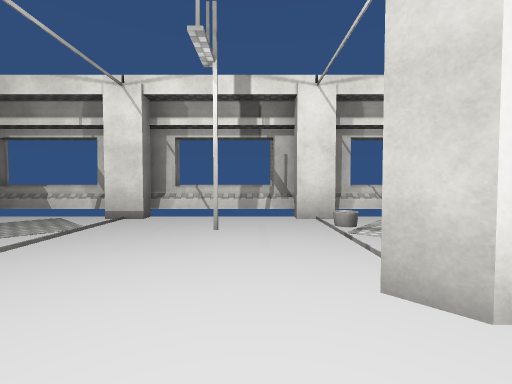
[1] (above)

24 first-person views from a walk through a 3-D level made in the Unity game engine. The camera is 1.5 m above the floor, tilts 2° down and sees 90° across. The floor is counted in squares, 2 m on a side. Each view is taken from the middle of a square. On the plan, view 1 faces up. The plan holds only what a view shows up to about 9 squares ahead; the rest is blank. The place goes on beyond the plan. The player character is not drawn. Surface patterns are stand-ins for the level's own textures.

[2]
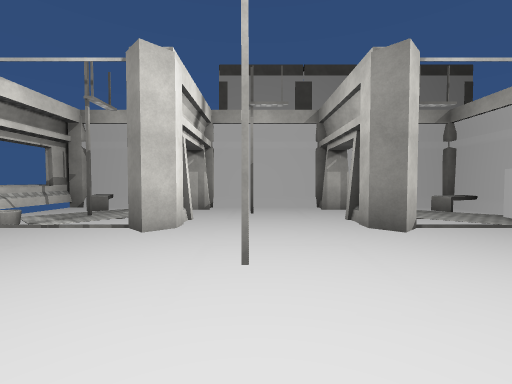

[3]
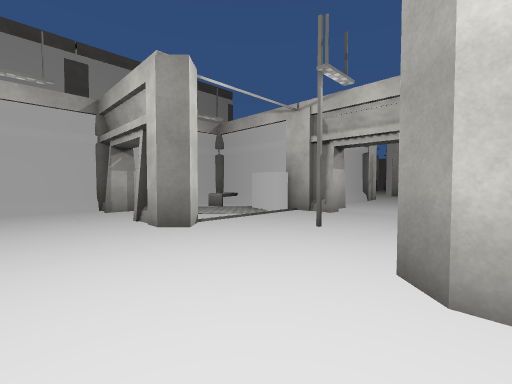

[4]
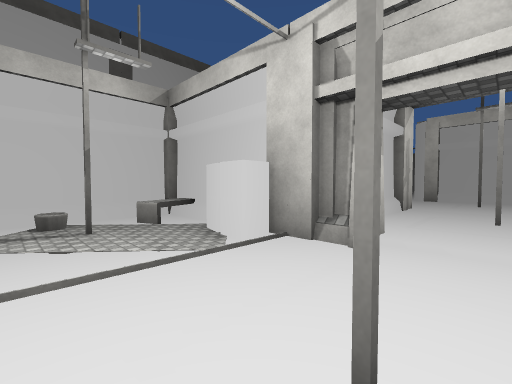

[5]
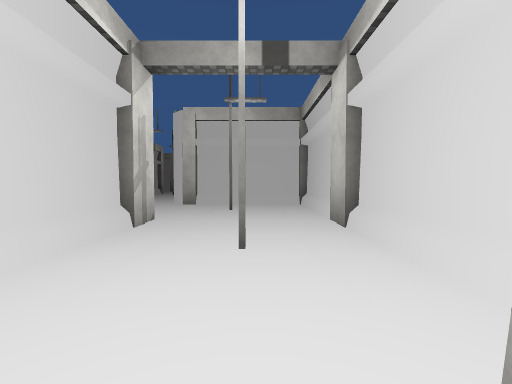

[6]
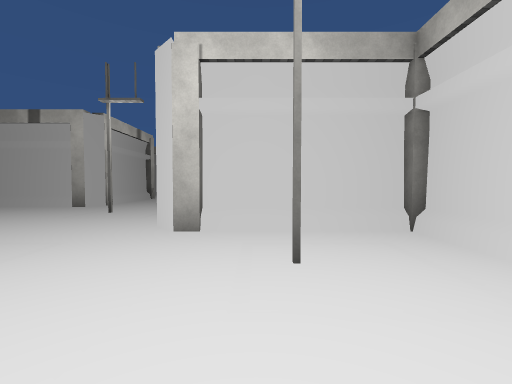

[7]
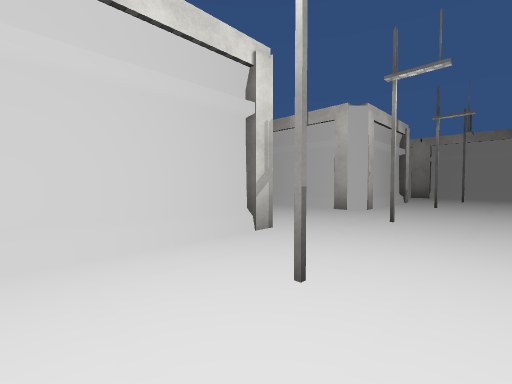

[8]
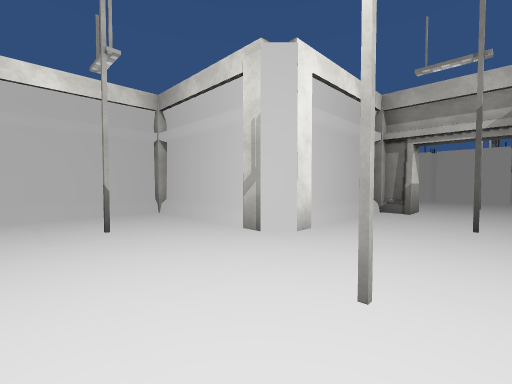

[9]
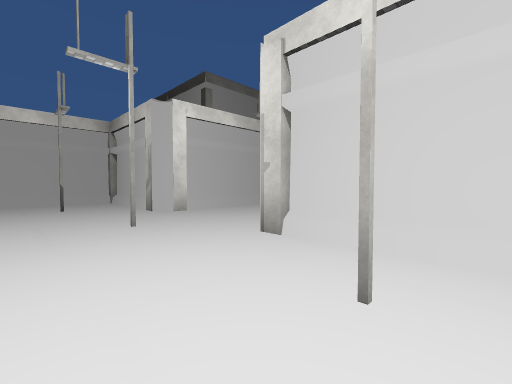

[10]
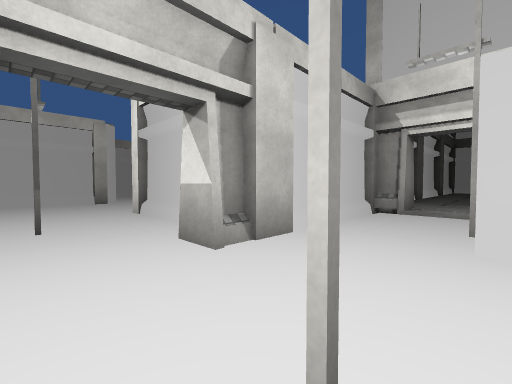

[11]
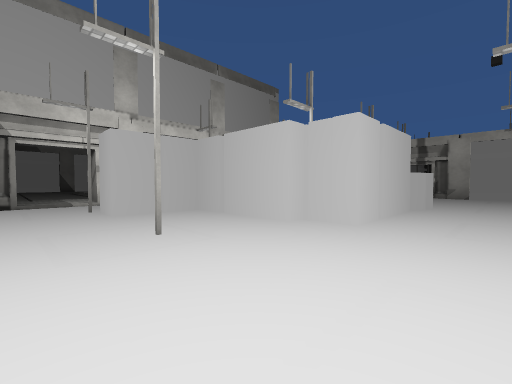

[12]
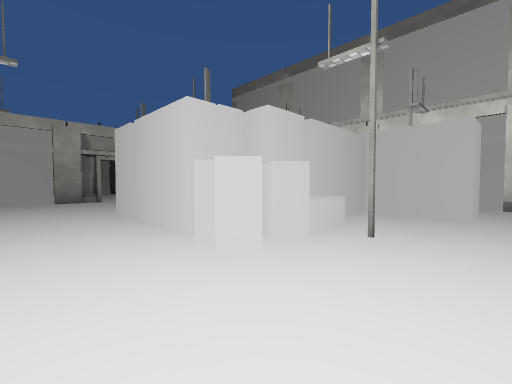

[13]
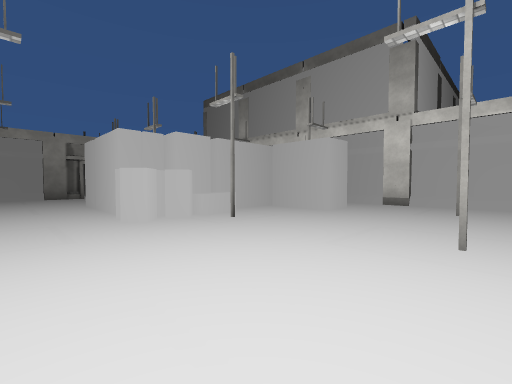

[14]
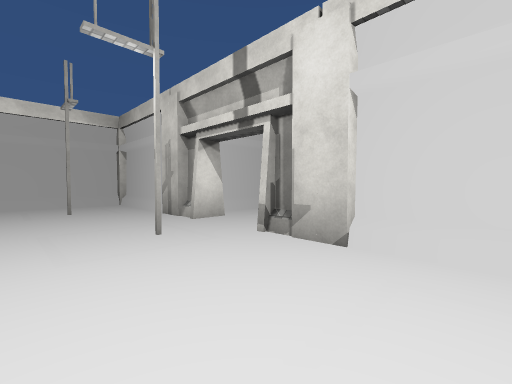

[15]
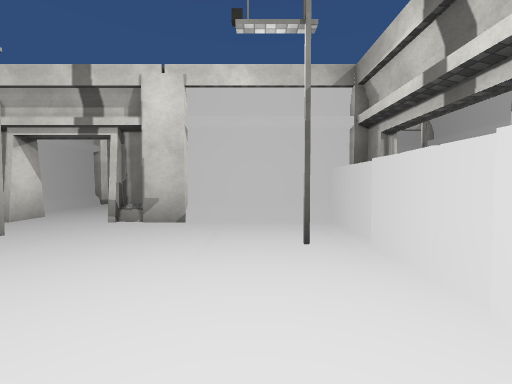

[16]
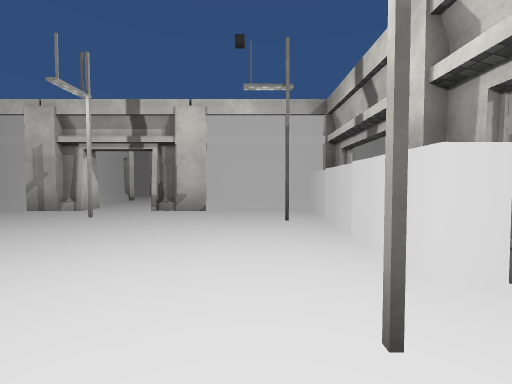

[17]
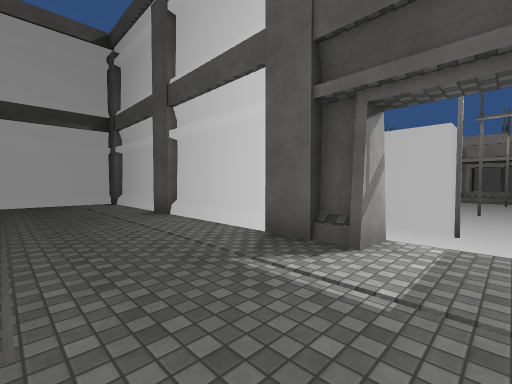

[18]
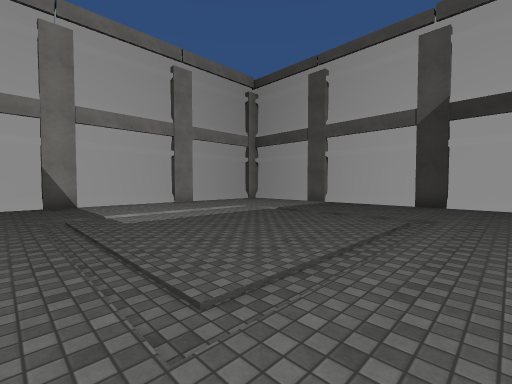

[19]
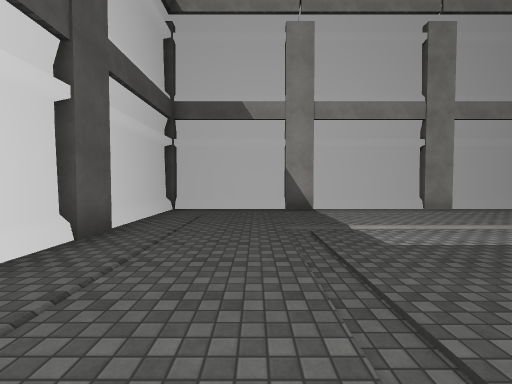

[20]
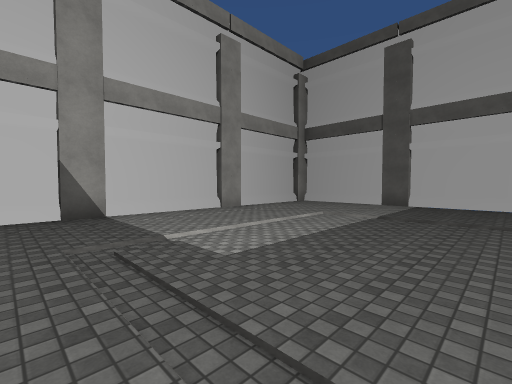

[21]
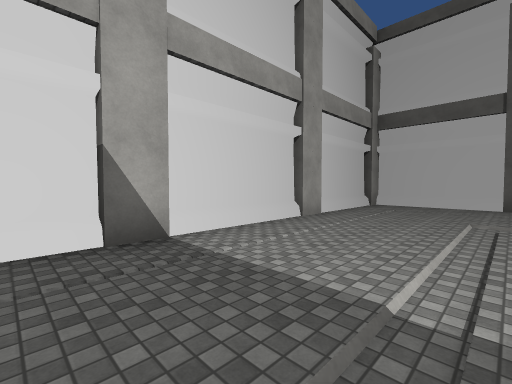

[22]
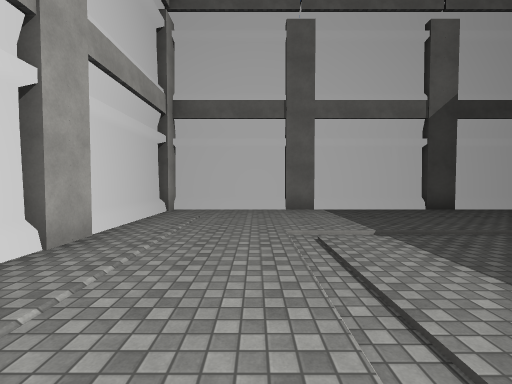

[23]
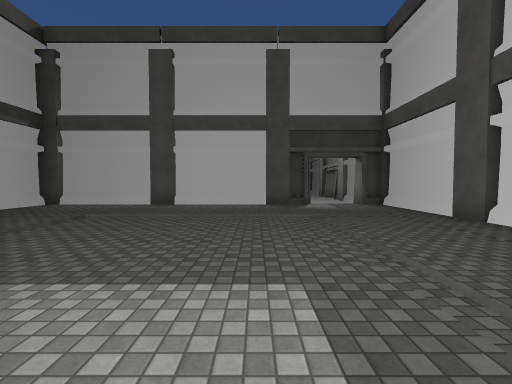

[24]
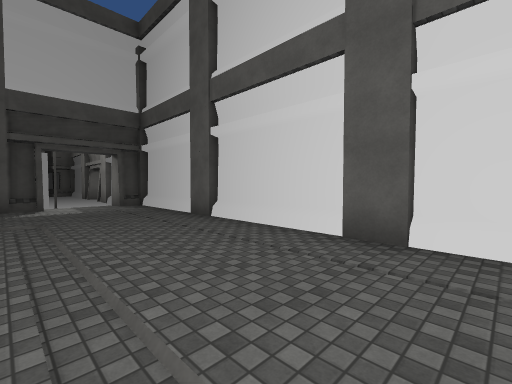

### Floor plan
Key: @ floor where view 1 was taken; # wall or solid block; . main floor; : floor 0.25 m higher than the main floor; - floor 0.25 m lower than the main floor; / step, stairs or slope; ^ raised ledge; O other object.
Columns run from 4 left of view 1 to 29 right of it. Each row starts with its distance up from view 1.
  6 ^OO^^OO^^
  5 ---------O
  4 ---#--- O#
  3 -------
  2   ---OO      OO##OO##OO##OO
  1   -------O    :::::::::::O#
  0  --#@--#-#   #://///////::#
 -1  --------#   #:/::::::::::#
 -2 OO---OO-OO   OO/:::::::::O#
 -3   ------O    O:/:::::::::O#
 -4   -#----##   #:/::::::::::#
 -5   ----O-O#   #:/::::::::::#
 -6    -- O###   O:/:::::::::O#
 -7   ...        #:/::::::::::#
 -8  #...#       #:/::::::::::#
 -9  #.#.##      #::::::::::::#
-10   O..O####   O ::OO##OO##O###O
-11  #.......O   O...O   O  .O...
-12  #..#....#   #....      .....#
-13  #.....#.##  #..OO    OOO..#.#
-14  #O##OO..O###OO...O   O......O ##
-15     ##O..OO.. ....O   O...... ...O
-16      #..#.......#.O   OO....#...
-17      #............O   OO.......
-18       ...OO## O....OOOOO.....O
-19       ...O   #O..............
-20       ...#   #...............#
-21       ...#             #OOOOOO

Where each view was taken, in squares from view 1:
view 1: 0 up, 0 right, facing up
view 2: 0 up, 3 left, facing right
view 3: 0 up, 3 left, facing down-right
view 4: 3 down, 1 left, facing down-right
view 5: 6 down, 1 left, facing down
view 6: 10 down, 0 right, facing down
view 7: 11 down, 2 right, facing down-right
view 8: 17 down, 2 right, facing up-right
view 9: 21 down, 2 right, facing up-right
view 10: 17 down, 12 right, facing up-left
view 11: 20 down, 10 right, facing up-right
view 12: 20 down, 21 right, facing up-left
view 13: 20 down, 24 right, facing up-left
view 14: 20 down, 22 right, facing up-right
view 15: 20 down, 20 right, facing right
view 16: 20 down, 18 right, facing right
view 17: 7 down, 11 right, facing down-right
view 18: 8 down, 12 right, facing up-right
view 19: 6 down, 12 right, facing up
view 20: 5 down, 12 right, facing up-right
view 21: 2 down, 12 right, facing up-right
view 22: 1 down, 14 right, facing right
view 23: 1 down, 14 right, facing down
view 24: 1 down, 13 right, facing down-left
